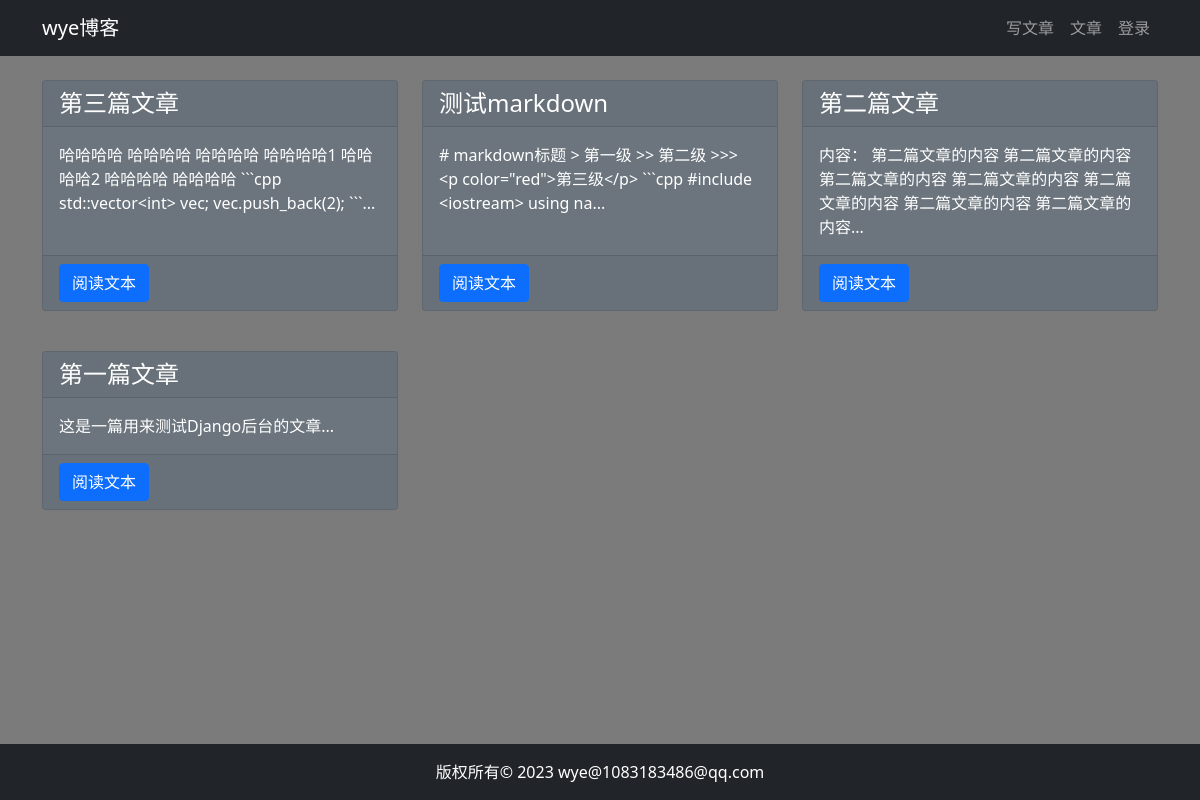
Page /article/article-list/ on the earlier database version.
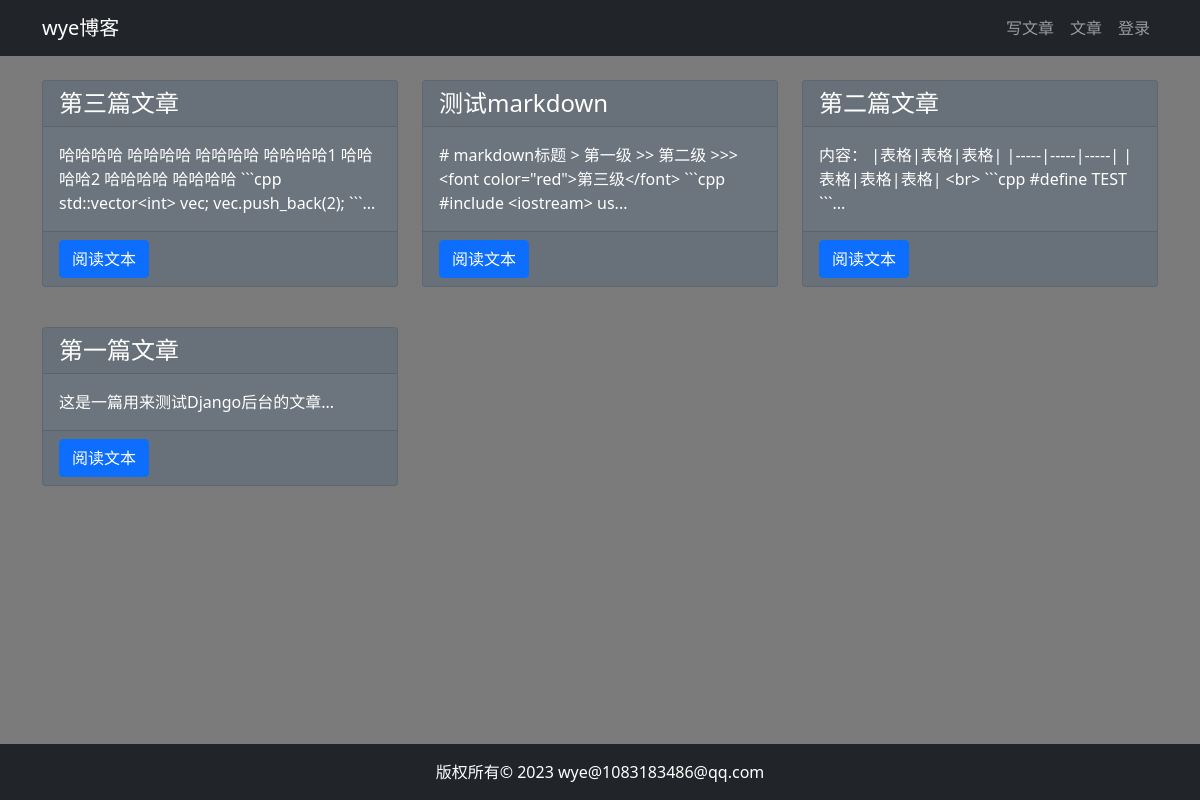
Same page on the later database version.
### article/models.py (models this page shows)
class ArticlePost(models.Model):
    author = models.ForeignKey(User, verbose_name='文章作者', on_delete=models.CASCADE)
    title = models.CharField(verbose_name='文章标题', max_length=200)
    body = models.TextField(verbose_name='文章内容')
    created = models.DateTimeField(verbose_name='创建时间', default=timezone.now)
    updated = models.DateTimeField(verbose_name='更新时间', auto_now=True)
    class Meta:
        ordering = ('-created',)
    def __str__(self):
        return self.title

### article/views.py (the view)
# urls.py: path('article-list/', views.article_list, name='article_list'),
@require_http_methods(['GET'])
def article_list(request):
    print_request(request)
    articles = ArticlePost.objects.all()
    print(articles)
    context = {'articles': articles}
    return render(request, 'article/list.html', context)

### article/views.py (called while the page is built)
def print_request(req):
    print(f"""
        request method:{req.method}, headers: {req.headers}, body: {req.body}
    """)

### templates/article/list.html (shortened to what this page needs)
{% extends "base.html" %}
{% load static %}
{% block content %}
<div class="container">
    <div class="row mt-2">
        {% for article in articles %}
        <div class="col-4 mb-4 mt-3">
            <div class="card h-100 bg-secondary">
                <h4 class="card-header">{{ article.title }}</h4>
                <div class="card-body">
                    <p class="card-text">{{ article.body|slice:'100' }}...</p>
                </div>
                <div class="card-footer">
                    <a href="{% url 'article:article_detail' article.id %}" class="btn btn-primary">阅读文本</a>
                </div>
            </div>
        </div>
        {% endfor %}
    </div>
</div>
{% endblock content %}

### templates/base.html (shortened to what this page needs)
{% load static %}
<html lang="zh-cn">
<head>
    <link rel="stylesheet" href="{% static 'bootstrap/css/bootstrap.min.css' %}">
    <link rel="stylesheet" href="{% static 'md_css/monokai.css' %}">
    <link rel="stylesheet" href="{% static 'mystyle/background.css' %}">
</head>
<body>
    {% include 'header.html' %}
    {% block content %}{% endblock %}
    {% include 'footer.html' %}
</body>
</html>

### templates/header.html
<nav class="navbar navbar-expand-lg navbar-dark bg-dark">
    <div class="container">
        <a class="navbar-brand" href="#">wye博客</a>
        <div>
            <ul class="navbar-nav">
                <li class="nav-item">
                    <a class="nav-link" href="{% url 'article:article_create' %}">写文章</a>
                </li>
                <li class="nav-item">
                    <a class="nav-link" href="{% url 'article:article_list' %}">文章</a>
                </li>
                {% if user.is_authenticated %}
                    <li class="nav-item dropdown">
                        <a class="nav-link dropdown-toggle" href="#" id="navbarDropdown" role="button" data-bs-toggle="dropdown" aria-haspopup="true" aria-expanded="false">
                            {{ user.username }}
                        </a>
                        <ul class="dropdown-menu" aria-labelledby="navbarDropdown">
                            <li><a class="dropdown-item" href="{% url 'userprofile:logout' %}">退出登录</a></li>
                        </ul>
                    </li>
                {% else %}
                    <li class="nav-item">
                        <a class="nav-link" href="{% url 'userprofile:login' %}">登录</a>
                    </li>
                {% endif %}
            </ul>
        </div>
    </div>
</nav>

### templates/footer.html
{% load static %}
<div>
    <br><br><br>
</div>
<footer class="py-3 bg-dark fixed-bottom">
    <div class="container">
        <p class="m-0 text-center text-white">版权所有© 2023 wye@1083183486@qq.com</p>
    </div>
</footer>

### static/mystyle/background.css (style rules this page uses)
body { background-image: linear-gradient( rgba(34, 34, 34, 0.6), rgba(34, 34, 34, 0.6) ), url("images/background1.png"); color: white; }

Differences in the rows shown:
changed ArticlePost "测试markdown": body "# markdown标题 > 第一级 >> 第二级 >>> <p color=\"red\">第三级</p> ```cpp #include <iostream> using na" → "# markdown标题 > 第一级 >> 第二级 >>> <font color=\"red\">第三级</font> ```cpp #include <iostream> us"
changed ArticlePost "第二篇文章": body "内容： 第二篇文章的内容 第二篇文章的内容 第二篇文章的内容 第二篇文章的内容 第二篇文章的内容 第二篇文章的内容 第二篇文章的内容" → "内容： |表格|表格|表格| |-----|-----|-----| |表格|表格|表格| <br> ```cpp #define TEST ```"
